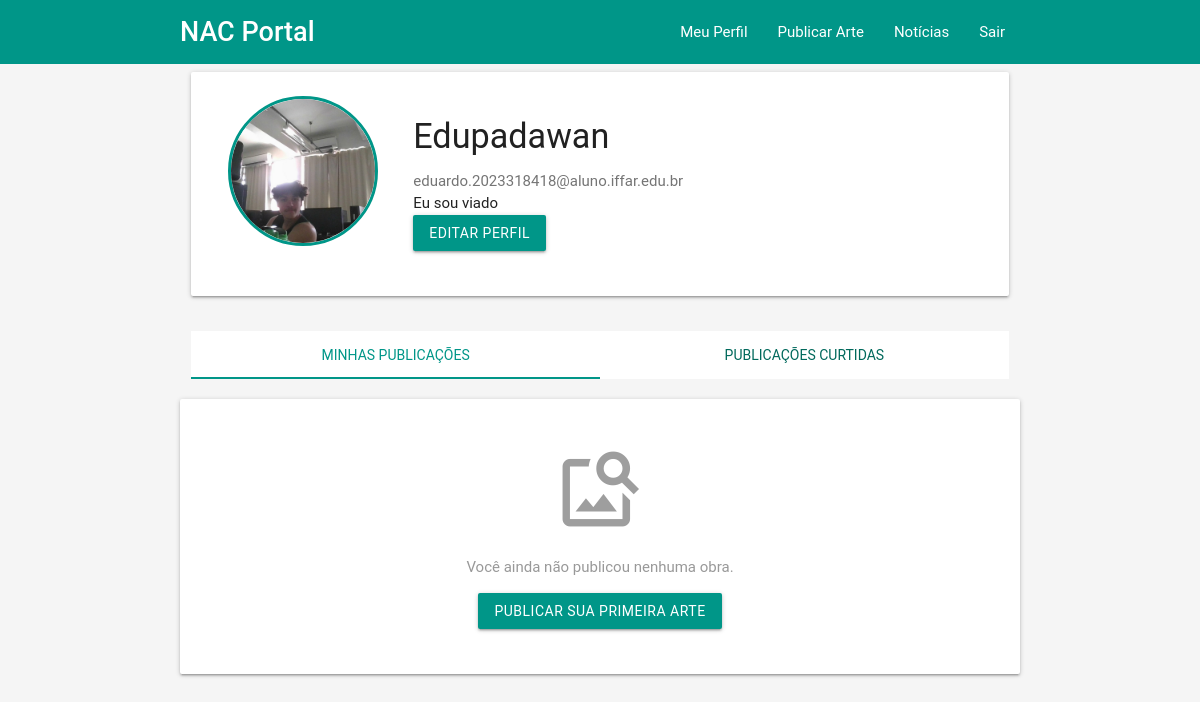
/meu_perfil/meu_perfil.php (signed in), run on an earlier commit of the app's database.
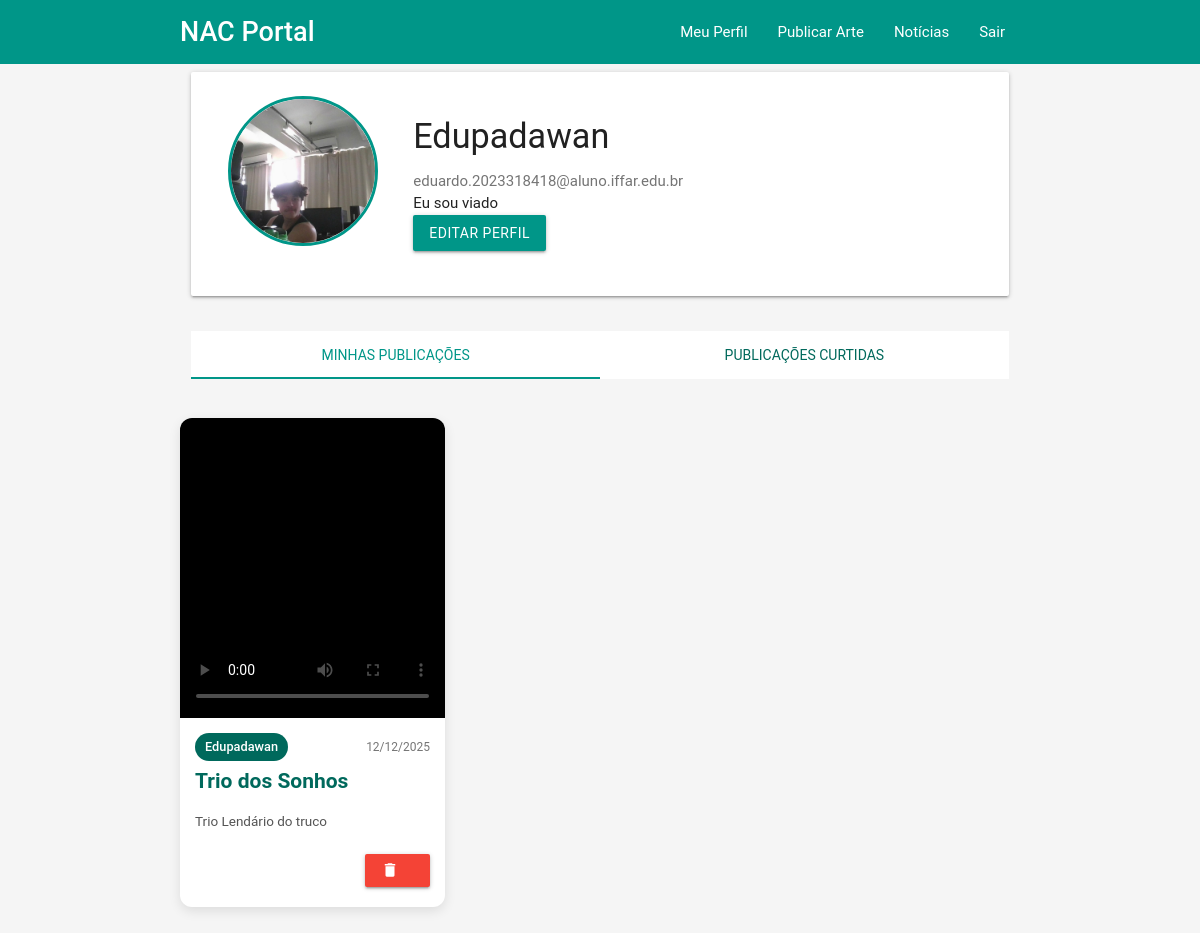
And on a later commit of the database.
### tables this page shows
CREATE TABLE IF NOT EXISTS `publicacao` (
  `id_publicacao` int NOT NULL AUTO_INCREMENT,
  `id_usuario_fk` int DEFAULT NULL,
  `titulo` varchar(255) NOT NULL,
  `descricao` text,
  `caminho_arquivo` varchar(255) NOT NULL,
  `tipo_arquivo` enum('imagem','video','audio') NOT NULL,
  `mime_type` varchar(100) DEFAULT NULL,
  `tamanho_bytes` bigint DEFAULT NULL,
  `data_publicacao` datetime DEFAULT CURRENT_TIMESTAMP,
  `deleted_at` datetime DEFAULT NULL,
  `curtidas_count` int DEFAULT '0',
  `comentarios_count` int DEFAULT '0',
  PRIMARY KEY (`id_publicacao`),
  KEY `idx_publicacao_usuario` (`id_usuario_fk`)
);

CREATE TABLE IF NOT EXISTS `usuario` (
  `id_usuario` int NOT NULL AUTO_INCREMENT,
  `nome` varchar(150) NOT NULL,
  `email` varchar(255) NOT NULL,
  `senha` varchar(255) NOT NULL,
  `preferencias` text,
  `data_cadastro` datetime DEFAULT CURRENT_TIMESTAMP,
  `deleted_at` datetime DEFAULT NULL,
  `verificado` tinyint(1) DEFAULT '0',
  `codigo_verificacao` varchar(10) DEFAULT NULL,
  `codigo_expira_em` int DEFAULT NULL,
  `token_recuperacao` varchar(32) DEFAULT NULL,
  `token_expira_em` int DEFAULT NULL,
  `foto_perfil` varchar(255) DEFAULT NULL,
  `is_admin` tinyint(1) DEFAULT '0',
  PRIMARY KEY (`id_usuario`),
  UNIQUE KEY `email` (`email`)
);

### meu_perfil/meu_perfil.php (the view, shortened to what the changed rows need)
<?php
require_once "../conexao.php";
$sql_usuario = "SELECT
                    nome,
                    email,
                    preferencias,
                    foto_perfil
                FROM usuario
                WHERE id_usuario = " . $_SESSION['user_id'] . "
                AND deleted_at IS NULL";
$resultado = mysqli_query($conexao, $sql_usuario);
$usuario = mysqli_fetch_assoc($resultado);
$sql_publicacoes = "SELECT
                        id_publicacao,
                        titulo,
                        caminho_arquivo,
                        tipo_arquivo,
                        descricao,
                    DATE_FORMAT(data_publicacao, '%d/%m/%Y') AS data_pub_fmt
                    FROM publicacao
                    WHERE id_usuario_fk = " . $_SESSION['user_id'] . "
                    AND deleted_at IS NULL
                    ORDER BY data_publicacao";
$result_publicacoes = mysqli_query($conexao, $sql_publicacoes);
$publicacoes = [];
while ($publicacao = mysqli_fetch_assoc($result_publicacoes)) {
    $publicacoes[] = $publicacao;
}
?>
<!DOCTYPE html>
<html lang="pt-br">
<head>
    <link type="text/css" rel="stylesheet" href="../css/materialize.min.css" media="screen,projection"/>
    <link type="text/css" rel="stylesheet" href="../css/style_todos.css"/>
</head>
<body>
<?php include_once "../header.php"; ?>
<main class="container">
    <div id="minhas" class="col s12">
        <?php if (empty($publicacoes)): ?>
            <div class="card-panel center no-content">
                <i class="material-icons large grey-text">image_search</i>
                <p>Você ainda não publicou nenhuma obra.</p>
                <a href="../upload_arqu ivos/publicar_arte.php" class="btn waves-effect waves-light teal">
                    Publicar sua primeira arte
                </a>
            </div>
        <?php else: ?>
            <div class="row" style="margin: 0 -0.75rem;">
                <?php foreach ($publicacoes as $publicacao): ?>
                    <?php
                    $caminho = "../uploads/" . $publicacao['caminho_arquivo'];
                    $titulo  = $publicacao['titulo'];
                    $colClass = 'feed-col col s12 m6 l4';
                    ?>
                    <div class="<?= $colClass ?>" style="padding: 0.75rem;">
                        <div class="card feed-card">
                            <?php if ($publicacao['tipo_arquivo'] == 'imagem'): ?>
                                <div class="feed-media-container">
                                    <img src="<?= $caminho ?>"
                                        class="feed-img materialboxed"
                                        alt="<?= $titulo ?>">
                                </div>
                            <?php elseif ($publicacao['tipo_arquivo'] == 'video'): ?>
                                <div class="feed-media-container">
                                    <video class="feed-video" controls preload="metadata"
                                        poster="../uploads/thumbnail_<?= pathinfo($publicacao['caminho_arquivo'], PATHINFO_FILENAME) ?>.jpg">
                                        <source src="<?= $caminho ?>" type="video/mp4">
                                    </video>
                                </div>
                            <?php endif; ?>
                            <div class="card-content-feed">
                                <div style="display: flex; justify-content: space-between; align-items: center; margin-bottom: 0.5rem;">
                                    <span class="autor-chip"><?= $usuario['nome'] ?></span>
                                    <span class="grey-text text-darken-1" style="font-size: 0.8rem;">
                                        <?= $publicacao['data_pub_fmt'] ?>
                                    </span>
                                </div>
                                <h3 class="card-title-feed"><?= $titulo ?></h3>
                                <?php if (!empty($publicacao['descricao'])): ?>
                                    <p class="feed-description"><?= nl2br($publicacao['descricao']) ?></p>
                                <?php endif; ?>
                                <div class="delete-btn">
                                    <a href="#modal-delete-<?= $publicacao['id_publicacao'] ?>"
                                    class="modal-trigger btn-small red waves-effect waves-light">
                                        <i class="material-icons left">delete</i>
                                    </a>
                                </div>
                            </div>
                        </div>
                    </div>
                <?php endforeach; ?>
            </div>
        <?php endif; ?>
    </div>
</main>
</body>
</html>

What changed in the data, as far as the page shows it:
added publicacao: id_usuario_fk.nome "Edupadawan", data_pub_fmt "12/12/2025", titulo "Trio dos Sonhos", descricao "Trio Lendário do truco"
Also different on the page:
text no longer shown: "Você ainda não publicou nenhuma obra. PUBLICAR SUA PRIMEIRA ARTE"
